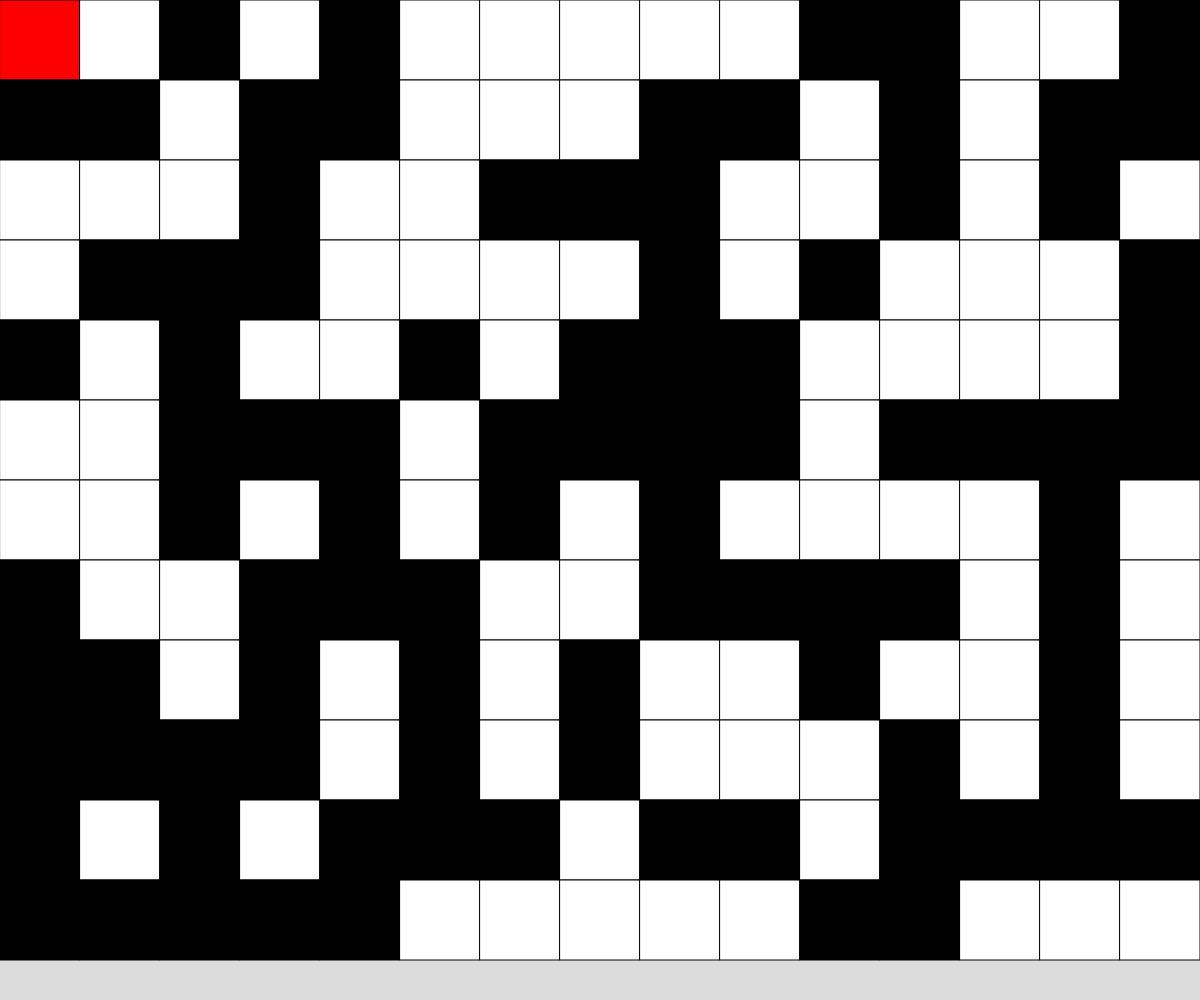
Frame 1 (no input)
Frame 60 (no input): identical to frame 1, image omitted
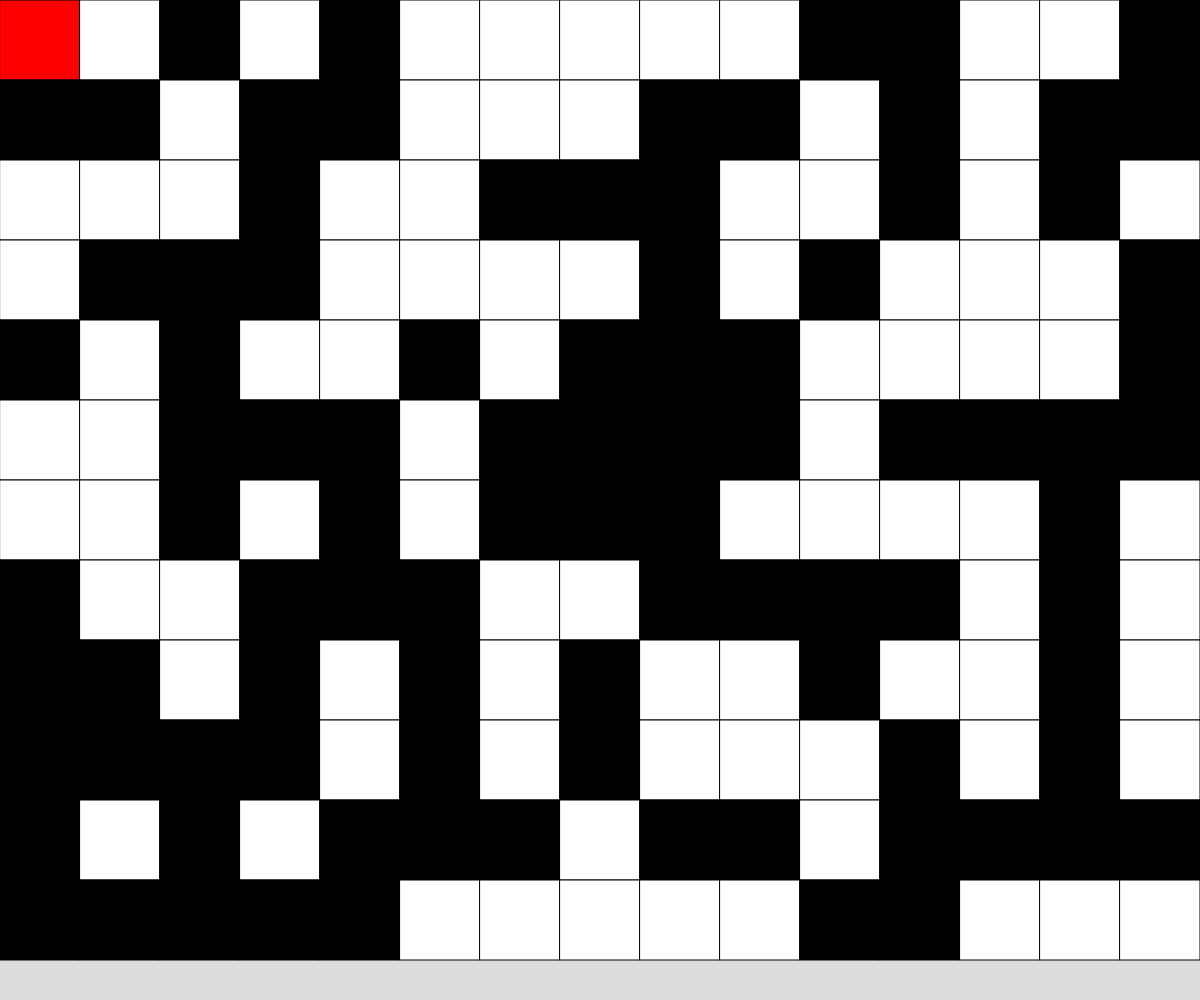
Frame 120 (the mouse pressed at the canvas centre since frame 60)

The p5.js sketch that drew these frames (run headless with seeded random() and noise() and a simulated clock; from frame 60 on, the mouse is pressed at the canvas centre):

// p5.js sketch
// ── sketch.js
// Character in grid demo

const CELL = 80;
const OPEN_TILE = 0;
const IMPASSIBLE = 1;
const PLAYER_THING = 67;
const MOVE_DELAY = 10;
let grid;
let player = {
  x: 0,
  y: 0,
};

async function setup() {
  createCanvas(windowWidth, windowHeight);

  genGrid();
  grid[player.y][player.x] = PLAYER_THING;
}

function draw() {
  background(220);
  checkInput();
  drawGrid();
}

function genGrid() {
  grid = [];
  
  for (let y = 0; y < Math.floor(height / CELL); y++) {
    let row = [];
    for (let x = 0; x < Math.floor(width / CELL); x++) {
      if (random(0, 2) > 1) {
        row.push(IMPASSIBLE);
      }
      else {
        row.push(OPEN_TILE);
      }
    }
    grid.push(row);
  }
}

function drawGrid() {
  for (let y = 0; y < grid.length; y++) {
    for (let x = 0; x < grid[y].length; x++) {
      if (grid[y][x] === IMPASSIBLE) {
        fill(0);
      }
      else if (grid[y][x] === OPEN_TILE) {
        fill(255);
      }
      else if (grid[y][x] === PLAYER_THING) {
        fill("red");
      }
      square(x * CELL, y * CELL, CELL);
    }
  }
}

function checkInput() {
  if (frameCount % MOVE_DELAY === 0) {
  
    if (keyIsDown("w")) {
      movePlayer(player.x, player.y - 1);
    }
    if (keyIsDown("s")) {
      movePlayer(player.x, player.y + 1);
    }
    if (keyIsDown("a")) {
      movePlayer(player.x - 1, player.y);
    }
    if (keyIsDown("d")) {
      movePlayer(player.x + 1, player.y);
    }
  }
}

function keyPressed() {
  if (key === "r") {
    genGrid();
  }
}

function movePlayer(x, y) {
  if (x >= 0 && x < grid[0].length && y >= 0 && y < grid.length && grid[y][x] !== IMPASSIBLE) {
    grid[player.y][player.x] = OPEN_TILE;
    
    player.x = x;
    player.y = y;

    grid[y][x] = PLAYER_THING;
  }
}

function mousePressed() {
  if (grid[Math.floor(mouseY / CELL)][Math.floor(mouseX / CELL)] === IMPASSIBLE) {
    grid[Math.floor(mouseY / CELL)][Math.floor(mouseX / CELL)] = OPEN_TILE;
  }
  else if (grid[Math.floor(mouseY / CELL)][Math.floor(mouseX / CELL)] === OPEN_TILE) {
    grid[Math.floor(mouseY / CELL)][Math.floor(mouseX / CELL)] = IMPASSIBLE;
  }
}
